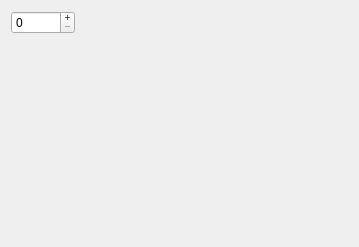
<ui version="4.0" >
 <class>MetricEditorPanel_q</class>
 <widget class="QWidget" name="MetricEditorPanel_q" >
  <property name="enabled" >
   <bool>true</bool>
  </property>
  <property name="geometry" >
   <rect>
    <x>0</x>
    <y>0</y>
    <width>359</width>
    <height>247</height>
   </rect>
  </property>
  <property name="windowTitle" >
   <string>Script Editor</string>
  </property>
  <layout class="QGridLayout" name="gridLayout" >
   <item row="0" column="0" >
    <widget class="QSpinBox" name="spin_box" >
     <property name="enabled" >
      <bool>true</bool>
     </property>
     <property name="sizePolicy" >
      <sizepolicy vsizetype="Fixed" hsizetype="Fixed" >
       <horstretch>0</horstretch>
       <verstretch>0</verstretch>
      </sizepolicy>
     </property>
     <property name="minimumSize" >
      <size>
       <width>64</width>
       <height>0</height>
      </size>
     </property>
     <property name="maximumSize" >
      <size>
       <width>64</width>
       <height>16777215</height>
      </size>
     </property>
     <property name="buttonSymbols" >
      <enum>QAbstractSpinBox::PlusMinus</enum>
     </property>
     <property name="prefix" >
      <string/>
     </property>
     <property name="maximum" >
      <number>255</number>
     </property>
     <property name="singleStep" >
      <number>1</number>
     </property>
    </widget>
   </item>
   <item row="0" column="1" >
    <spacer name="horizontalSpacer" >
     <property name="orientation" >
      <enum>Qt::Horizontal</enum>
     </property>
     <property name="sizeHint" stdset="0" >
      <size>
       <width>258</width>
       <height>20</height>
      </size>
     </property>
    </spacer>
   </item>
   <item row="1" column="0" colspan="2" >
    <spacer>
     <property name="orientation" >
      <enum>Qt::Vertical</enum>
     </property>
     <property name="sizeType" >
      <enum>QSizePolicy::MinimumExpanding</enum>
     </property>
     <property name="sizeHint" stdset="0" >
      <size>
       <width>20</width>
       <height>0</height>
      </size>
     </property>
    </spacer>
   </item>
  </layout>
 </widget>
 <layoutdefault spacing="6" margin="11" />
 <resources/>
 <connections>
  <connection>
   <sender>spin_box</sender>
   <signal>valueChanged(int)</signal>
   <receiver>MetricEditorPanel_q</receiver>
   <slot>changed()</slot>
   <hints>
    <hint type="sourcelabel" >
     <x>20</x>
     <y>20</y>
    </hint>
    <hint type="destinationlabel" >
     <x>20</x>
     <y>20</y>
    </hint>
   </hints>
  </connection>
 </connections>
</ui>
